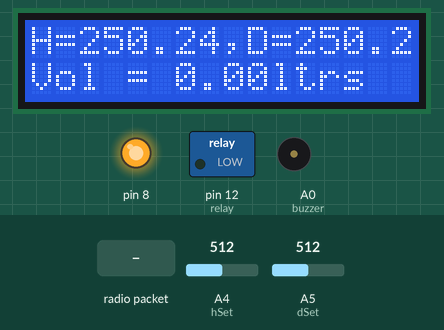
Simulated run of this sketch. Board: Arduino Uno, built with avr-gcc and run on an emulated ATmega328P. On the bench: 16×2 character LCD, switched loads named in the sketch (green lamp = pin HIGH), output pins drawn as LEDs (lit = HIGH), buzzer (waves = sounding, pin HIGH). Inputs (shaded band) come from the test bench; at power-on: A4 (hSet) = 512, A5 (dSet) = 512. No radio packets arrive unless stated.

Above: at 5.4 s.
5.5 s: radio packet "5" arrives
At 6.7 s:
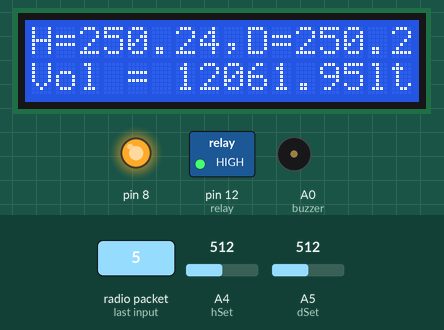
7.0 s: radio packet "90" arrives
At 8.1 s:
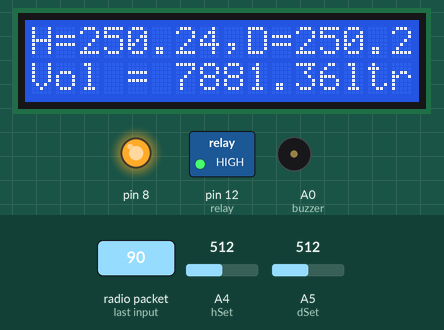
8.5 s: A4 (hSet) set to 716
At 8.9 s:
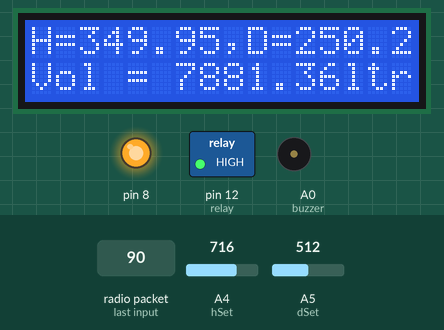
10.0 s: A5 (dSet) set to 716
At 11.0 s:
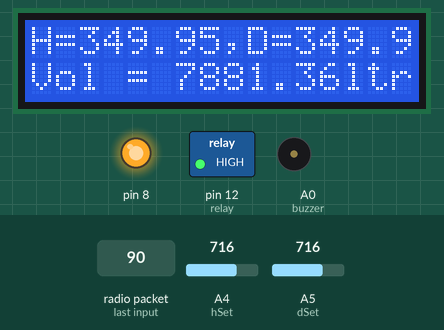
11.5 s: A4 (hSet) set to 900
At 12.5 s:
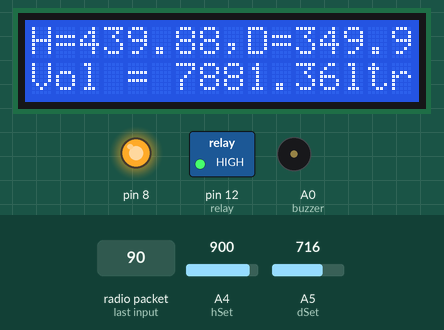
13.0 s: A5 (dSet) set to 900
At 13.4 s:
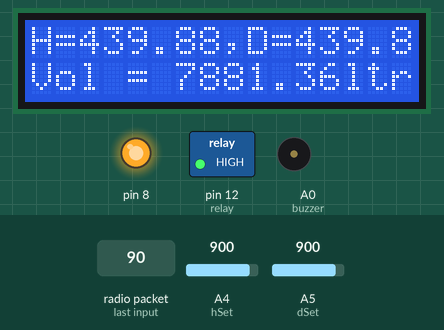
Timing chart, 0 to 15.5 s (numbered marks = the images above; inputs shaded):
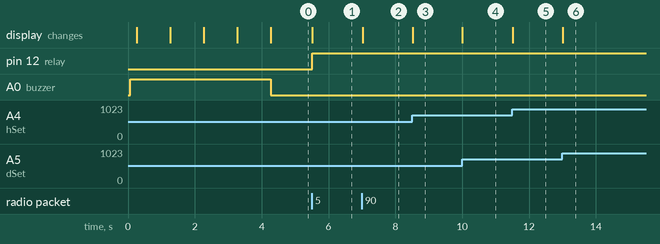

Measured:
- after the input at 5.5 s, pin 12 (relay): LOW → HIGH at once; the display: changes at once (image 1)
- after the input at 7.0 s, the display: changes at once (image 2)
- after the input at 8.5 s, the display: changes at once (image 3)
- after the input at 10.0 s, the display: changes at once (image 4)
- after the input at 11.5 s, the display: changes at once (image 5)
- after the input at 13.0 s, the display: changes at once (image 6)

The sketch:

water_level_rx.ino
```cpp
#include <LiquidCrystal.h>
#define buzzer A0
#define dSet A5
#define hSet A4
#define relay 12
#define relay2 13
#include <RH_ASK.h>
#ifdef RH_HAVE_HARDWARE_SPI
#include <SPI.h>
#endif
String value;
const int rs = 2, en = 3, d4 = 4, d5 = 5, d6 = 6, d7 = 7;
float level;
bool bpSt;
class Blinker
{
    int ledPin;
    long onTime;
    long offTime;

    int ledState;
    unsigned long previousMillis;
    unsigned long currentMillis;
  public:
    Blinker(int pin, long on, long off)
    {
      ledPin = pin;
      pinMode(ledPin, OUTPUT);

      onTime = on;
      offTime = off;
      ledState = LOW;
      previousMillis = 0;
    }
    void Update()
    {
      currentMillis = millis();
      if ((ledState == HIGH) && (currentMillis - previousMillis >= onTime))
      {
        ledState = LOW;
        previousMillis = currentMillis;
        digitalWrite(ledPin, ledState);
      }
      else if ((ledState == LOW) && (currentMillis - previousMillis >= offTime))
      {
        ledState = HIGH;
        previousMillis = currentMillis;
        digitalWrite(ledPin, ledState);
      }
    }
};
//Blinker Click(relay2, 60000, 60000);
RH_ASK driver(2000, 11, 10, 0); //rx , tx
LiquidCrystal lcd(rs, en, d4, d5, d6, d7);
void setup() {
  if (!driver.init())
  {
    ;
  }
  pinMode(relay, 1);
  pinMode(8, 1);
  lcd.begin(16, 2);
  pinMode(buzzer, 1);
  digitalWrite(8, 1);
  digitalWrite(buzzer, 1);
  lcd.setCursor(0, 0);
  lcd.print("Level - Detector");
  delay(200);
  lcd.setCursor(0, 1);
  lcd.print("Initializing");
  for (int y = 0; y < 4; y++)
  {
    lcd.setCursor(12 + y, 1);
    lcd.print('.');
    delay(1000);
  }
  digitalWrite(buzzer, 0);
  lcd.clear();
}

void loop() {
  //Click.Update();
  float setDiameter = fmap(analogRead(dSet), 0, 1023.0, 0, 500.0);
  float setHeight = fmap(analogRead(hSet), 0, 1023.0, 0, 500.0);
  uint8_t buf[RH_ASK_MAX_MESSAGE_LEN];
  uint8_t buflen = sizeof(buf);
  if(driver.recv(buf, &buflen))
  {
    for (int i = 0; i < buflen; i++)
    {
      value += char(buf[i]);
    }
    level = value.toFloat();
    lcd.setCursor(0, 0);
    lcd.print("H=" + String(setHeight) + ",D=" + String(setDiameter));
    float radius = setDiameter / 2.0;
    level = setHeight - level;
    level = PI * radius * radius * level;
    level /= 1000.0;
    lcd.setCursor(0, 1);
    lcd.print("Vol = " + String(level) + "ltrs");
    if (level >= (PI * radius * radius * setHeight))
    {
      if (!bpSt) {
        digitalWrite(buzzer, 1);
        delay(300);
        digitalWrite(buzzer, 0);
        lcd.setCursor(0, 1);
        lcd.print("Pump off         ");
        delay(500);
        lcd.setCursor(0, 1);
        lcd.print("Vol = " + String(level) + "ltrs");
        delay(50);
        bpSt = true;
      }
      digitalWrite(relay, 0);
      digitalWrite(relay2, 1);
      delay(3000);
    }
    else if(level <= (PI * radius * radius * (setHeight / 2.0))){
      if (bpSt)
      {
        digitalWrite(buzzer, 1);
        delay(300);
        digitalWrite(buzzer, 0);
        lcd.setCursor(0, 1);
        lcd.print("Pump on          ");
        delay(500);
        lcd.setCursor(0, 1);
        lcd.print("Vol = " + String(level) + "ltrs");
        delay(50);
        bpSt = false;
      }
      digitalWrite(relay, 1);
      digitalWrite(relay2, 0);
    }
  }
  value = "";
  lcd.setCursor(0, 0);
  lcd.print("H=" + String(setHeight) + ",D=" + String(setDiameter));
  lcd.setCursor(0, 1);
  lcd.print("Vol = " + String(level) + "ltrs");
  delay(10);
}

float fmap(float val, float fromLow, float fromHigh, float toLow, float toHigh)
{
  float norm = (val - fromLow) / (fromHigh - fromLow);
  float lerp = norm * (toHigh - toLow) + toLow;
  return lerp;
}
```
